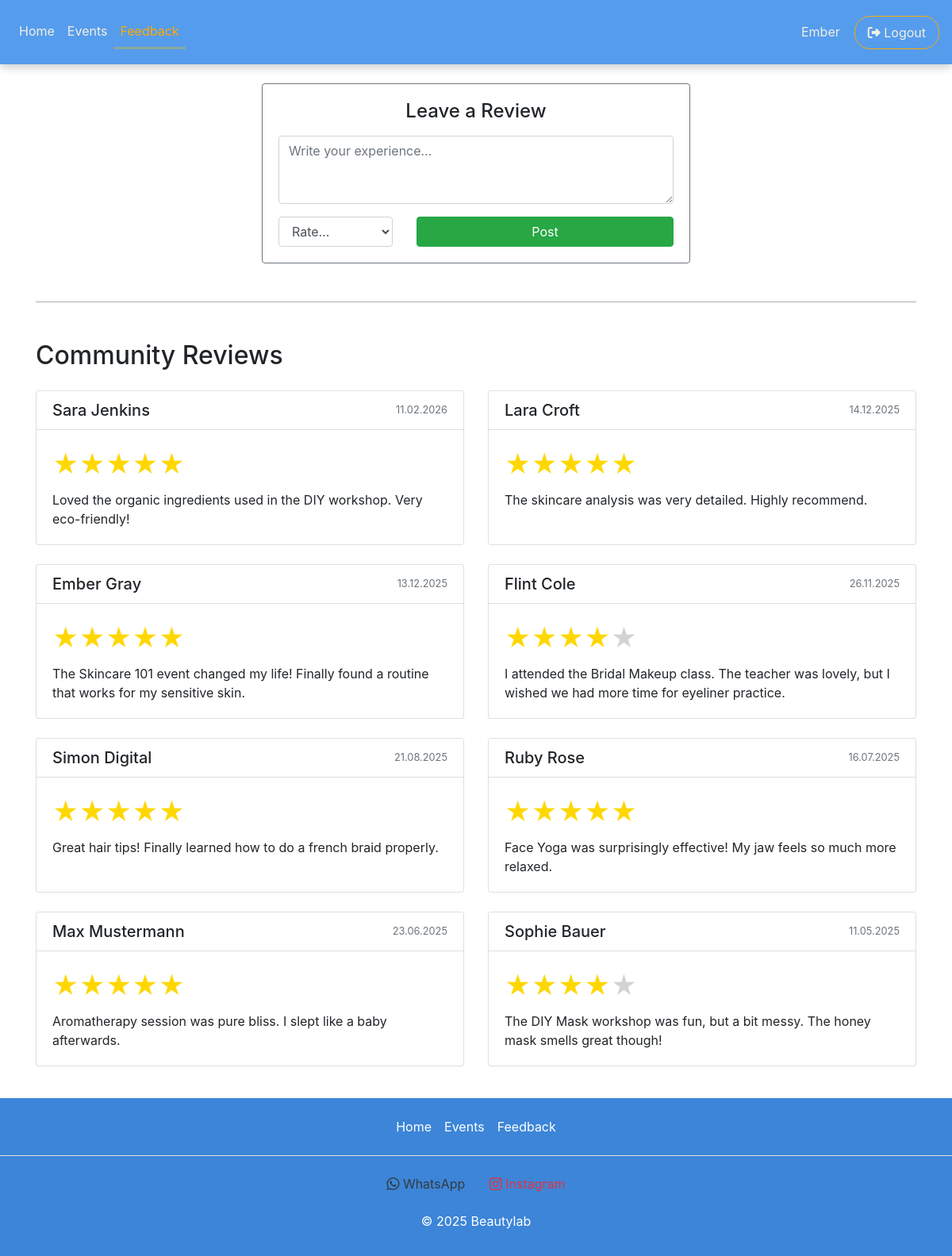
The app's page /feedback.php (signed in) with its own data.
### tables this page shows
CREATE TABLE `reviews` (
  `review_id` int(11) NOT NULL,
  `user_id` int(11) NOT NULL,
  `content` text NOT NULL,
  `created_at` datetime DEFAULT current_timestamp(),
  `rating` int(1) NOT NULL DEFAULT 0
);

CREATE TABLE `users` (
  `user_id` int(11) NOT NULL,
  `username` varchar(50) NOT NULL,
  `first_name` varchar(50) NOT NULL,
  `last_name` varchar(50) NOT NULL,
  `email` varchar(100) NOT NULL,
  `user_password` varchar(255) NOT NULL,
  `user_role` varchar(50) DEFAULT 'user',
  `created_at` timestamp NOT NULL DEFAULT current_timestamp(),
  `image_path` varchar(255) DEFAULT 'profile_pictures/placeholder.jpg'
);

### feedback.php (the view, shortened to what this page needs)
<?php
require 'db_connection.php';
$content = "";
?>
<!DOCTYPE html>
<html lang="en">
<head>
    <?php include "head_links.php" ?>
</head>
<body>
    <?php include 'nav.php' ?>
    <div class="container mt-4">
        <div class="row justify-content-center mb-5">
            <div class="col-12 col-md-8 col-lg-6">
                <div class="card shadow-sm border border-2 border-secondary">
                    <div class="card-body">
                        <h4 class="card-title text-center mb-3">Leave a Review</h4>
                        <?php if (isset($_SESSION['user_id'])): ?>
                            <form action="feedback.php" method="POST">
                                <div class="mb-3">
                                    <textarea name="review_content" class="form-control" rows="3" placeholder="Write your experience..." required><?php echo htmlspecialchars($content); ?></textarea>
                                </div>
                                <div class="row align-items-center">
                                    <div class="col-auto">
                                        <select name="rating" class="form-control" required>
                                            <option value="">Rate...</option>
                                        </select>
                                    </div>
                                    <div class="col text-right">
                                        <button type="submit" name="submit_review" class="btn btn-success w-100">Post</button>
                                    </div>
                                </div>
                            </form>
                        <?php else: ?>
                            <div class="text-center py-3">
                                <p class="text-muted">Please <a href="login.php">login</a> to share your experience.</p>
                            </div>
                        <?php endif; ?>
                    </div>
                </div>
            </div>
        </div>
        <hr class="my-5 hr-dark">
        <div class="feedback-header mb-4">
            <h2>Community Reviews</h2>
        </div>
        <div class="row">
            <?php
            $sql = "SELECT r.review_id, r.user_id, r.content, r.rating, r.created_at, u.first_name, u.last_name, u.user_role
                    FROM reviews r
                    JOIN users u ON r.user_id = u.user_id
                    ORDER BY r.created_at DESC";
            $result = $conn->query($sql);
            if ($result && $result->num_rows > 0):
                while ($row = $result->fetch_assoc()):
            ?>
                    <div class="col-12 col-md-6 mb-4">
                        <div class="card h-100 shadow-sm">
                            <div class="card-header bg-white d-flex justify-content-between align-items-center">
                                <h5 class="card-title m-0">
                                    <?= htmlspecialchars($row['first_name'] . " " . $row['last_name']); ?>
                                </h5>
                                <small class="text-muted">
                                    <?= date('d.m.Y', strtotime($row['created_at'])); ?>
                                </small>
                            </div>
                            <div class="card-body">
                                <div class="mb-2">
                                    <?php
                                    $r_rating = (int)$row['rating'];
                                    for ($i = 0; $i < $r_rating; $i++) echo '<span class="star gold">★</span>';
                                    for ($i = $r_rating; $i < 5; $i++) echo '<span class="star gray">★</span>';
                                    ?>
                                </div>
                                <p class="card-text">
                                    <?= nl2br(htmlspecialchars($row['content'])); ?>
                                </p>
                            </div>
                        </div>
                    </div>
            <?php
                endwhile;
            else:
                echo '<div class="col-12"><p class="text-muted text-center">No reviews yet. Be the first to write one!</p></div>';
            endif;
            ?>
        </div>
    </div>
    <?php include "footer.php" ?>
</body>
</html>

### style.css (style rules this page uses)
.star { font-size: 2rem; }
.gold { color: gold; }
.gray { color: lightgray; }
.hr-dark { border-color: #b0b0b0; border-width: 1px; }
:root { --main-bg-color: #569ced; --dark-bg-color: #3c85d8; --light-text: #F0EFE3; --secondary-sage: #8AA89C; --btn-dark-green: #455c56; --accent-color: #ffaa00; }

### records on screen
reviews: user.last_name "Sara Jenkins", created_at "11.02.2026", rating 5 (drawn), content "Loved the organic ingredients used in the DIY workshop. Very eco-friendly!"
reviews: user.last_name "Lara Croft", created_at "14.12.2025", rating 5 (drawn), content "The skincare analysis was very detailed. Highly recommend."
reviews: user.last_name "Ember Gray", created_at "13.12.2025", rating 5 (drawn), content "The Skincare 101 event changed my life! Finally found a routine that works for my sensitive skin."
reviews: user.last_name "Flint Cole", created_at "26.11.2025", rating 4 (drawn), content "I attended the Bridal Makeup class. The teacher was lovely, but I wished we had more time for eyeliner practice."
reviews: user.last_name "Simon Digital", created_at "21.08.2025", rating 5 (drawn), content "Great hair tips! Finally learned how to do a french braid properly."
reviews: user.last_name "Ruby Rose", created_at "16.07.2025", rating 5 (drawn), content "Face Yoga was surprisingly effective! My jaw feels so much more relaxed."
reviews: user.last_name "Max Mustermann", created_at "23.06.2025", rating 5 (drawn), content "Aromatherapy session was pure bliss. I slept like a baby afterwards."
reviews: user.last_name "Sophie Bauer", created_at "11.05.2025", rating 4 (drawn), content "The DIY Mask workshop was fun, but a bit messy. The honey mask smells great though!"

### other values on screen
$_SESSION['first_name'] "Ember"
